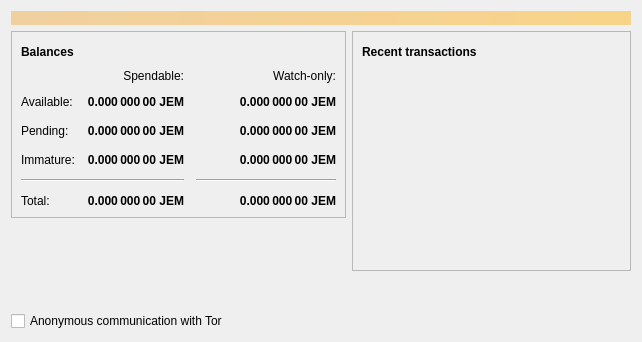
<?xml version="1.0" encoding="UTF-8"?>
<ui version="4.0">
 <class>OverviewPage</class>
 <widget class="QWidget" name="OverviewPage">
  <property name="geometry">
   <rect>
    <x>0</x>
    <y>0</y>
    <width>642</width>
    <height>342</height>
   </rect>
  </property>
  <property name="windowTitle">
   <string>Form</string>
  </property>
  <layout class="QVBoxLayout" name="topLayout">
   <item>
    <widget class="QLabel" name="labelAlerts">
     <property name="visible">
      <bool>false</bool>
     </property>
     <property name="styleSheet">
      <string notr="true">QLabel { background-color: qlineargradient(x1: 0, y1: 0, x2: 1, y2: 0, stop:0 #F0D0A0, stop:1 #F8D488); color:#000000; }</string>
     </property>
     <property name="wordWrap">
      <bool>true</bool>
     </property>
     <property name="margin">
      <number>3</number>
     </property>
     <property name="textInteractionFlags">
      <set>Qt::TextSelectableByMouse</set>
     </property>
    </widget>
   </item>
   <item>
    <layout class="QHBoxLayout" name="horizontalLayout" stretch="1,1">
     <item>
      <layout class="QVBoxLayout" name="verticalLayout_2">
       <item>
        <widget class="QFrame" name="frame">
         <property name="frameShape">
          <enum>QFrame::StyledPanel</enum>
         </property>
         <property name="frameShadow">
          <enum>QFrame::Raised</enum>
         </property>
         <layout class="QVBoxLayout" name="verticalLayout_4">
          <item>
           <layout class="QHBoxLayout" name="horizontalLayout_4">
            <item>
             <widget class="QLabel" name="label_5">
              <property name="font">
               <font>
                <weight>75</weight>
                <bold>true</bold>
               </font>
              </property>
              <property name="text">
               <string>Balances</string>
              </property>
             </widget>
            </item>
            <item>
             <widget class="QPushButton" name="labelWalletStatus">
              <property name="enabled">
               <bool>false</bool>
              </property>
              <property name="maximumSize">
               <size>
                <width>30</width>
                <height>16777215</height>
               </size>
              </property>
              <property name="toolTip">
               <string>The displayed information may be out of date. Your wallet automatically synchronizes with the Jemcash network after a connection is established, but this process has not completed yet.</string>
              </property>
              <property name="text">
               <string/>
              </property>
              <property name="icon">
               <iconset resource="../bitcoin.qrc">
                <normaloff>:/icons/warning</normaloff>
                <disabledoff>:/icons/warning</disabledoff>:/icons/warning</iconset>
              </property>
              <property name="iconSize">
               <size>
                <width>24</width>
                <height>24</height>
               </size>
              </property>
              <property name="flat">
               <bool>true</bool>
              </property>
             </widget>
            </item>
            <item>
             <spacer name="horizontalSpacer_3">
              <property name="orientation">
               <enum>Qt::Horizontal</enum>
              </property>
              <property name="sizeHint" stdset="0">
               <size>
                <width>40</width>
                <height>20</height>
               </size>
              </property>
             </spacer>
            </item>
           </layout>
          </item>
          <item>
           <layout class="QGridLayout" name="gridLayout">
            <property name="spacing">
             <number>12</number>
            </property>
            <item row="2" column="2">
             <widget class="QLabel" name="labelWatchPending">
              <property name="font">
               <font>
                <weight>75</weight>
                <bold>true</bold>
               </font>
              </property>
              <property name="cursor">
               <cursorShape>IBeamCursor</cursorShape>
              </property>
              <property name="toolTip">
               <string>Unconfirmed transactions to watch-only addresses</string>
              </property>
              <property name="text">
               <string notr="true">0.000 000 00 JEM</string>
              </property>
              <property name="alignment">
               <set>Qt::AlignRight|Qt::AlignTrailing|Qt::AlignVCenter</set>
              </property>
              <property name="textInteractionFlags">
               <set>Qt::LinksAccessibleByMouse|Qt::TextSelectableByKeyboard|Qt::TextSelectableByMouse</set>
              </property>
             </widget>
            </item>
            <item row="2" column="1">
             <widget class="QLabel" name="labelUnconfirmed">
              <property name="font">
               <font>
                <weight>75</weight>
                <bold>true</bold>
               </font>
              </property>
              <property name="cursor">
               <cursorShape>IBeamCursor</cursorShape>
              </property>
              <property name="toolTip">
               <string>Total of transactions that have yet to be confirmed, and do not yet count toward the spendable balance</string>
              </property>
              <property name="text">
               <string notr="true">0.000 000 00 JEM</string>
              </property>
              <property name="alignment">
               <set>Qt::AlignRight|Qt::AlignTrailing|Qt::AlignVCenter</set>
              </property>
              <property name="textInteractionFlags">
               <set>Qt::LinksAccessibleByMouse|Qt::TextSelectableByKeyboard|Qt::TextSelectableByMouse</set>
              </property>
             </widget>
            </item>
            <item row="3" column="2">
             <widget class="QLabel" name="labelWatchImmature">
              <property name="font">
               <font>
                <weight>75</weight>
                <bold>true</bold>
               </font>
              </property>
              <property name="cursor">
               <cursorShape>IBeamCursor</cursorShape>
              </property>
              <property name="toolTip">
               <string>Mined balance in watch-only addresses that has not yet matured</string>
              </property>
              <property name="text">
               <string notr="true">0.000 000 00 JEM</string>
              </property>
              <property name="alignment">
               <set>Qt::AlignRight|Qt::AlignTrailing|Qt::AlignVCenter</set>
              </property>
              <property name="textInteractionFlags">
               <set>Qt::LinksAccessibleByMouse|Qt::TextSelectableByKeyboard|Qt::TextSelectableByMouse</set>
              </property>
             </widget>
            </item>
            <item row="4" column="0" colspan="2">
             <widget class="Line" name="line">
              <property name="orientation">
               <enum>Qt::Horizontal</enum>
              </property>
             </widget>
            </item>
            <item row="4" column="2">
             <widget class="Line" name="lineWatchBalance">
              <property name="sizePolicy">
               <sizepolicy hsizetype="Preferred" vsizetype="Fixed">
                <horstretch>0</horstretch>
                <verstretch>0</verstretch>
               </sizepolicy>
              </property>
              <property name="minimumSize">
               <size>
                <width>140</width>
                <height>0</height>
               </size>
              </property>
              <property name="orientation">
               <enum>Qt::Horizontal</enum>
              </property>
             </widget>
            </item>
            <item row="5" column="0">
             <widget class="QLabel" name="labelTotalText">
              <property name="text">
               <string>Total:</string>
              </property>
             </widget>
            </item>
            <item row="3" column="1">
             <widget class="QLabel" name="labelImmature">
              <property name="font">
               <font>
                <weight>75</weight>
                <bold>true</bold>
               </font>
              </property>
              <property name="cursor">
               <cursorShape>IBeamCursor</cursorShape>
              </property>
              <property name="toolTip">
               <string>Mined balance that has not yet matured</string>
              </property>
              <property name="text">
               <string notr="true">0.000 000 00 JEM</string>
              </property>
              <property name="alignment">
               <set>Qt::AlignRight|Qt::AlignTrailing|Qt::AlignVCenter</set>
              </property>
              <property name="textInteractionFlags">
               <set>Qt::LinksAccessibleByMouse|Qt::TextSelectableByKeyboard|Qt::TextSelectableByMouse</set>
              </property>
             </widget>
            </item>
            <item row="2" column="3">
             <spacer name="horizontalSpacer_2">
              <property name="orientation">
               <enum>Qt::Horizontal</enum>
              </property>
              <property name="sizeHint" stdset="0">
               <size>
                <width>40</width>
                <height>20</height>
               </size>
              </property>
             </spacer>
            </item>
            <item row="3" column="0">
             <widget class="QLabel" name="labelImmatureText">
              <property name="text">
               <string>Immature:</string>
              </property>
             </widget>
            </item>
            <item row="5" column="1">
             <widget class="QLabel" name="labelTotal">
              <property name="font">
               <font>
                <weight>75</weight>
                <bold>true</bold>
               </font>
              </property>
              <property name="cursor">
               <cursorShape>IBeamCursor</cursorShape>
              </property>
              <property name="toolTip">
               <string>Your current total balance</string>
              </property>
              <property name="text">
               <string notr="true">0.000 000 00 JEM</string>
              </property>
              <property name="alignment">
               <set>Qt::AlignRight|Qt::AlignTrailing|Qt::AlignVCenter</set>
              </property>
              <property name="textInteractionFlags">
               <set>Qt::LinksAccessibleByMouse|Qt::TextSelectableByKeyboard|Qt::TextSelectableByMouse</set>
              </property>
             </widget>
            </item>
            <item row="5" column="2">
             <widget class="QLabel" name="labelWatchTotal">
              <property name="font">
               <font>
                <weight>75</weight>
                <bold>true</bold>
               </font>
              </property>
              <property name="cursor">
               <cursorShape>IBeamCursor</cursorShape>
              </property>
              <property name="toolTip">
               <string>Current total balance in watch-only addresses</string>
              </property>
              <property name="text">
               <string notr="true">0.000 000 00 JEM</string>
              </property>
              <property name="alignment">
               <set>Qt::AlignRight|Qt::AlignTrailing|Qt::AlignVCenter</set>
              </property>
              <property name="textInteractionFlags">
               <set>Qt::LinksAccessibleByMouse|Qt::TextSelectableByKeyboard|Qt::TextSelectableByMouse</set>
              </property>
             </widget>
            </item>
            <item row="0" column="2">
             <widget class="QLabel" name="labelWatchonly">
              <property name="text">
               <string>Watch-only:</string>
              </property>
              <property name="alignment">
               <set>Qt::AlignRight|Qt::AlignTrailing|Qt::AlignVCenter</set>
              </property>
             </widget>
            </item>
            <item row="1" column="0">
             <widget class="QLabel" name="labelBalanceText">
              <property name="text">
               <string>Available:</string>
              </property>
             </widget>
            </item>
            <item row="1" column="1">
             <widget class="QLabel" name="labelBalance">
              <property name="font">
               <font>
                <weight>75</weight>
                <bold>true</bold>
               </font>
              </property>
              <property name="cursor">
               <cursorShape>IBeamCursor</cursorShape>
              </property>
              <property name="toolTip">
               <string>Your current spendable balance</string>
              </property>
              <property name="text">
               <string notr="true">0.000 000 00 JEM</string>
              </property>
              <property name="alignment">
               <set>Qt::AlignRight|Qt::AlignTrailing|Qt::AlignVCenter</set>
              </property>
              <property name="textInteractionFlags">
               <set>Qt::LinksAccessibleByMouse|Qt::TextSelectableByKeyboard|Qt::TextSelectableByMouse</set>
              </property>
             </widget>
            </item>
            <item row="1" column="2">
             <widget class="QLabel" name="labelWatchAvailable">
              <property name="font">
               <font>
                <weight>75</weight>
                <bold>true</bold>
               </font>
              </property>
              <property name="cursor">
               <cursorShape>IBeamCursor</cursorShape>
              </property>
              <property name="toolTip">
               <string>Your current balance in watch-only addresses</string>
              </property>
              <property name="text">
               <string notr="true">0.000 000 00 JEM</string>
              </property>
              <property name="alignment">
               <set>Qt::AlignRight|Qt::AlignTrailing|Qt::AlignVCenter</set>
              </property>
              <property name="textInteractionFlags">
               <set>Qt::LinksAccessibleByMouse|Qt::TextSelectableByKeyboard|Qt::TextSelectableByMouse</set>
              </property>
             </widget>
            </item>
            <item row="2" column="0">
             <widget class="QLabel" name="labelPendingText">
              <property name="text">
               <string>Pending:</string>
              </property>
             </widget>
            </item>
            <item row="0" column="1">
             <widget class="QLabel" name="labelSpendable">
              <property name="text">
               <string>Spendable:</string>
              </property>
              <property name="alignment">
               <set>Qt::AlignRight|Qt::AlignTrailing|Qt::AlignVCenter</set>
              </property>
             </widget>
            </item>
           </layout>
          </item>
         </layout>
        </widget>
       </item>
       <item>
        <spacer name="verticalSpacer">
         <property name="orientation">
          <enum>Qt::Vertical</enum>
         </property>
         <property name="sizeHint" stdset="0">
          <size>
           <width>20</width>
           <height>40</height>
          </size>
         </property>
        </spacer>
       </item>
       <item>
        <widget class="QCheckBox" name="checkboxEnabledTor">
         <property name="enabled">
          <bool>true</bool>
         </property>
         <property name="text">
          <string>Anonymous communication with Tor</string>
         </property>
         <property name="checked">
          <bool>false</bool>
         </property>
        </widget>
       </item>
      </layout>
     </item>
     <item>
      <layout class="QVBoxLayout" name="verticalLayout_3">
       <item>
        <widget class="QFrame" name="frame_2">
         <property name="frameShape">
          <enum>QFrame::StyledPanel</enum>
         </property>
         <property name="frameShadow">
          <enum>QFrame::Raised</enum>
         </property>
         <layout class="QVBoxLayout" name="verticalLayout">
          <item>
           <layout class="QHBoxLayout" name="horizontalLayout_2">
            <item>
             <widget class="QLabel" name="label_4">
              <property name="font">
               <font>
                <weight>75</weight>
                <bold>true</bold>
               </font>
              </property>
              <property name="text">
               <string>Recent transactions</string>
              </property>
             </widget>
            </item>
            <item>
             <widget class="QPushButton" name="labelTransactionsStatus">
              <property name="enabled">
               <bool>false</bool>
              </property>
              <property name="maximumSize">
               <size>
                <width>30</width>
                <height>16777215</height>
               </size>
              </property>
              <property name="toolTip">
               <string>The displayed information may be out of date. Your wallet automatically synchronizes with the Jemcash network after a connection is established, but this process has not completed yet.</string>
              </property>
              <property name="text">
               <string/>
              </property>
              <property name="icon">
               <iconset resource="../bitcoin.qrc">
                <normaloff>:/icons/warning</normaloff>
                <disabledoff>:/icons/warning</disabledoff>:/icons/warning</iconset>
              </property>
              <property name="iconSize">
               <size>
                <width>24</width>
                <height>24</height>
               </size>
              </property>
              <property name="flat">
               <bool>true</bool>
              </property>
             </widget>
            </item>
            <item>
             <spacer name="horizontalSpacer">
              <property name="orientation">
               <enum>Qt::Horizontal</enum>
              </property>
              <property name="sizeHint" stdset="0">
               <size>
                <width>40</width>
                <height>20</height>
               </size>
              </property>
             </spacer>
            </item>
           </layout>
          </item>
          <item>
           <widget class="QListView" name="listTransactions">
            <property name="styleSheet">
             <string notr="true">QListView { background: transparent; }</string>
            </property>
            <property name="frameShape">
             <enum>QFrame::NoFrame</enum>
            </property>
            <property name="verticalScrollBarPolicy">
             <enum>Qt::ScrollBarAlwaysOff</enum>
            </property>
            <property name="horizontalScrollBarPolicy">
             <enum>Qt::ScrollBarAlwaysOff</enum>
            </property>
            <property name="selectionMode">
             <enum>QAbstractItemView::NoSelection</enum>
            </property>
           </widget>
          </item>
         </layout>
        </widget>
       </item>
       <item>
        <spacer name="verticalSpacer_2">
         <property name="orientation">
          <enum>Qt::Vertical</enum>
         </property>
         <property name="sizeHint" stdset="0">
          <size>
           <width>20</width>
           <height>40</height>
          </size>
         </property>
        </spacer>
       </item>
      </layout>
     </item>
    </layout>
   </item>
  </layout>
 </widget>
 <resources>
  <include location="../bitcoin.qrc"/>
 </resources>
 <connections/>
</ui>
